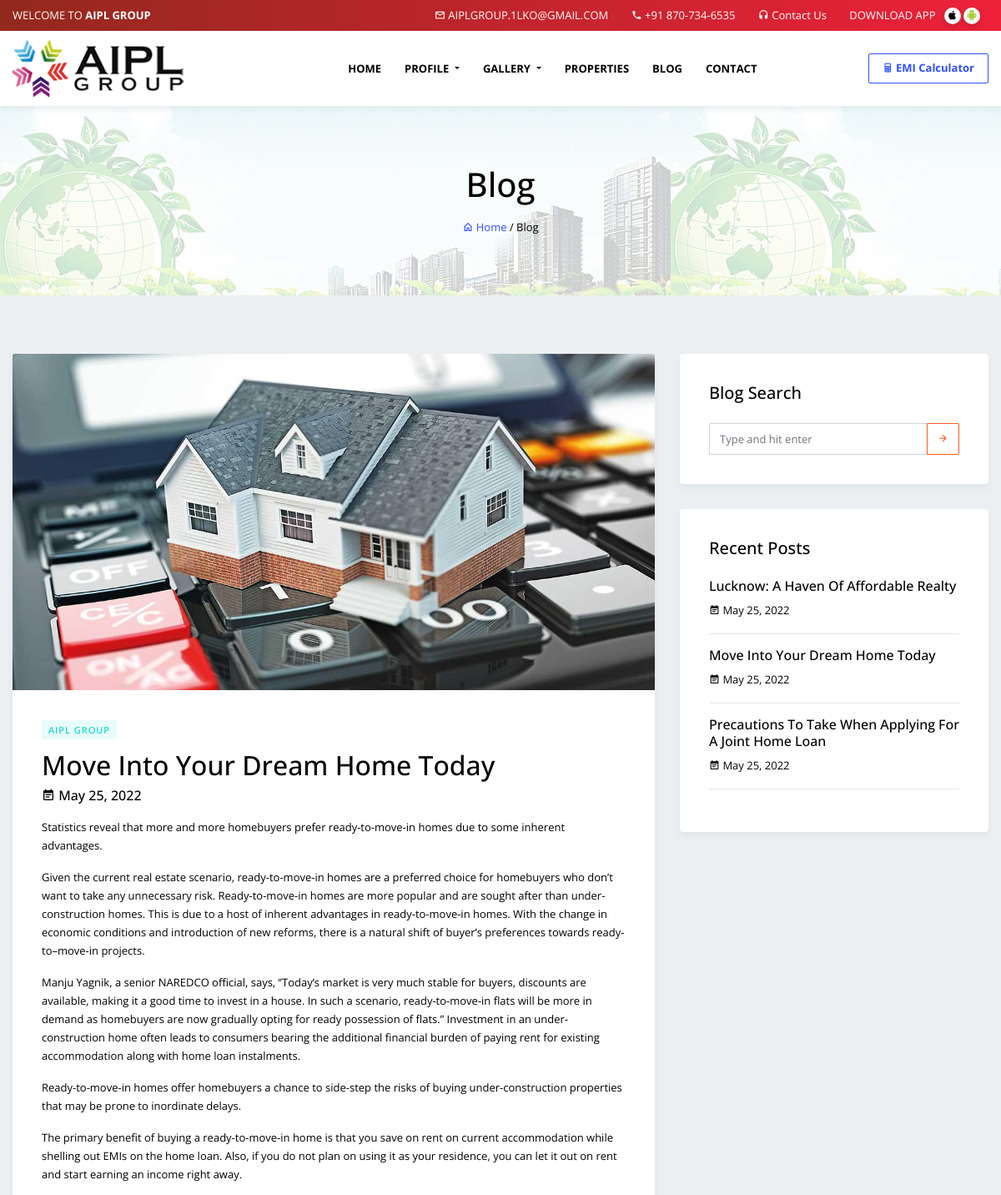
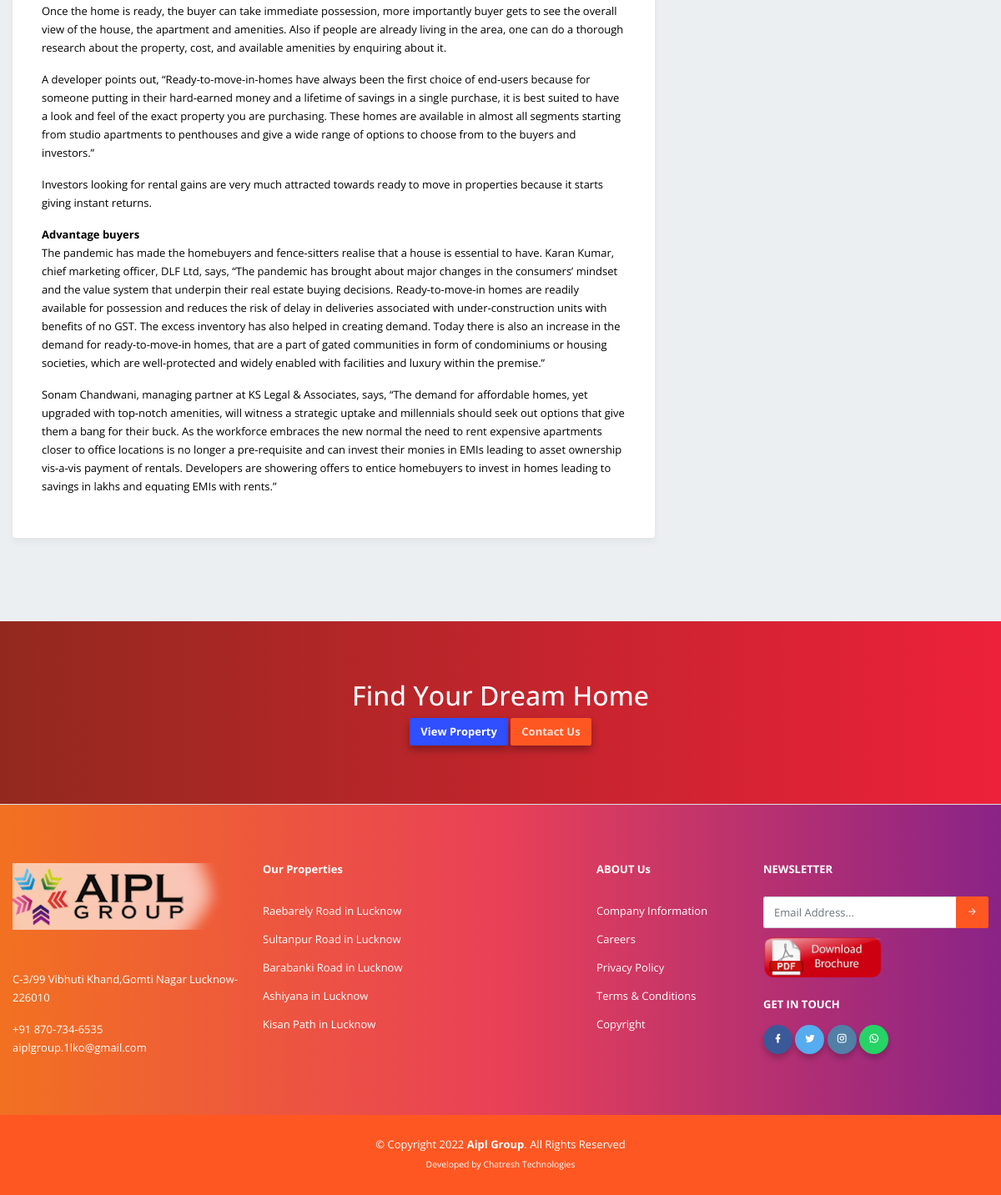
The app's page /home/blog_info/5 with its own data (2 pictures, top to bottom).
### tables this page shows
CREATE TABLE `blog` (
  `id` int(11) NOT NULL,
  `title` varchar(255) NOT NULL,
  `image` varchar(255) NOT NULL,
  `description` longtext NOT NULL,
  `view` int(11) NOT NULL DEFAULT 0,
  `created_at` datetime NOT NULL DEFAULT current_timestamp()
);

### application/controllers/Home.php (called while the page is built, shortened)
<?php
class Home extends CI_Controller {
	public function __construct()
	{
		$this->load->model('Home_model','model');
	}
	public function blog_info($id)
	{
		$data['blog']=$this->model->blogFinder($id);
		$data['recent_blog']=$this->model->recentBlog();
		$this->load->view('home/header');
		$this->load->view('home/blog_info',$data);
		$this->load->view('home/footer');
	}
}

### index.php (called while the page is built, shortened)
<?php
require_once BASEPATH.'core/CodeIgniter.php';

### application/models/Home_model.php (called while the page is built, shortened)
<?php
class Home_model extends CI_Model {
	public function blogFinder($id='')
	{
		if($id):
			return $this->db->get_where('blog',array('id'=>$id))->result();
		else:
			$this->db->order_by('id','desc');
			return $this->db->get('blog')->result();
		endif;
	}
	public function recentBlog()
	{
		$this->db->order_by('id','desc');
		$this->db->limit(3);
		return $this->db->get('blog')->result();
	}
}

### application/views/home/blog_info.php (the view)
<section class="section-padding bg-dark inner-header">
<div class="container">
<div class="row">
<div class="col-md-12 text-center">
<h1 class="mt-0 mb-3">Blog </h1>
<div class="breadcrumbs">
<p class="mb-0"><a href="<?php echo base_url();?>"><i class="mdi mdi-home-outline"></i> Home</a> / Blog </p>
</div>
</div>
</div>
</div>
</section>
<section class="section-padding">
<div class="container">
<div class="row">
<div class="col-lg-8 col-md-8">
<div class="card blog-card padding-card">
<img class="card-img-top" src="<?php echo base_url().$blog[0]->image;?>" alt="<?php echo $blog[0]->title;?>">
<div class="card-body">
<span class="badge badge-success">AIPL Group</span>
<h2><?php echo $blog[0]->title;?></h2>
<h6 class="mb-3"><i class="mdi mdi-calendar-text"></i> <?php echo date('M d, Y',strtotime($blog[0]->created_at));?> </h6>
<?php echo $blog[0]->description;?>
</div>
</div>
</div>
<div class="col-lg-4 col-md-4">
<div class="card sidebar-card">
<div class="card-body">
<h5 class="card-title mb-4">Blog Search</h5>
<div class="input-group">
<input class="form-control" placeholder="Type and hit enter" aria-label="Recipient's username" aria-describedby="basic-addon2" type="text">
<div class="input-group-append">
<button class="btn btn-outline-secondary" type="button"><i class="mdi mdi-arrow-right"></i></button>
</div>
</div>
</div>
</div>
 <div class="card sidebar-card">
<div class="card-body">
<h5 class="card-title mb-4">Recent Posts</h5>
<?php foreach($recent_blog as $key):?>
<a href="<?php echo base_url('home/blog_info/'.$key->id);?>">
<h6><?php echo $key->title;?></h6>
</a>
<p class="mb-0"><i class="mdi mdi-calendar-text"></i> <?php echo date('M d, Y',strtotime($key->created_at));?></p>
<hr>
<?php endforeach;?>
</div>
</div>
</div>
</div>
</div>
</section>

### assets/css/osahan.css (style rules this page uses)
body { background-color: #eceff1; font-size: 13px; line-height: 25px; color: #000; font-family: 'Open Sans', sans-serif; }
h1, h2, h3, h4, h5, h6 { color: #000; }
p { font-size: 13px; line-height: 22px; color:#000; }
img { height: auto; max-width: 100%; }
img { transform-style: preserve-3d; }
a { transition: color 300ms ease 0s, background-color 300ms ease 0s; text-decoration:none !important; }
a, a:hover { text-decoration: none; color:#304ffe; }
.bg-dark { background-color: #263238; }
.form-control { font-size: 13px; border-radius: 2px; height: 38px; }
.inner-header { background: url("../img/banner.jpg"); position: relative; }
.inner-header::after { background: #fff none repeat scroll 0 0; bottom: 0; content: ""; left: 0; opacity: 0.8; position: absolute; right: 0; top: 0; }
.inner-header .container { position: relative; z-index: 9; }
b, strong { font-weight: bold; }
.padding-card .card-body { padding: 35px; }
.section-padding { padding: 70px 0; }
.btn { border-radius: 2px; font-size: 13px; font-weight: bold; }
.btn-outline-secondary { background-color: transparent; background-image: none; border-color: #ff5722; color: #ff5722; }
.card { border: medium none; box-shadow: 0 5px 7px #e0e5e8; margin-bottom: 30px; }
.sidebar-card .card-body { padding: 35px; }
.blog-card .badge { border-radius: 1px; font-size: 11px; font-stretch: normal; font-style: normal; font-weight: 500; letter-spacing: 1px; line-height: normal; margin: 0 0 12px; padding: 4px 8px; text-transform: uppercase; }
.blog-card .badge-success { background-color: rgba(0, 216, 200, 0.09); color: #00d8c8; }
@media (min-width: 1024px) and (max-width: 1200px) { .container { max-width: 100%; } }

### records on screen
blog: image (picture), title "Move Into Your Dream Home Today", created_at "May 25, 2022", description "Statistics reveal that more and more homebuyers prefer ready-to-move-in homes due to some inherent advantages. Given the current real estate scenario, ready-to-move-in homes are a preferred choice for homebuyers who don’t want to take any unnecessary risk. Ready-to-move-in homes are more popular and are sought after than under- construction homes. This is due to a host of inherent advantages in ready-to-move-in homes. With the change in economic conditions and introduction of new reforms, there is a natural shift of buyer’s preferences towards ready-to–move-in projects. Manju Yagnik, a senior NAREDCO official, says, ‘’Today’s market is very much stable for buyers, discounts are available,…"
blog: title "Lucknow: A Haven Of Affordable Realty", created_at "May 25, 2022"
blog: title "Precautions To Take When Applying For A Joint Home Loan", created_at "May 25, 2022"

### other values on screen
APP_NAME "AIPL GROUP"
EMAIL "AIPLGROUP.1LKO@GMAIL.COM"
MOBNO "+91 870-734-6535"
ADDRESS "C-3/99 Vibhuti Khand,Gomti Nagar Lucknow- 226010"
EMAIL "aiplgroup.1lko@gmail.com"
APP_NAME "Aipl Group"
